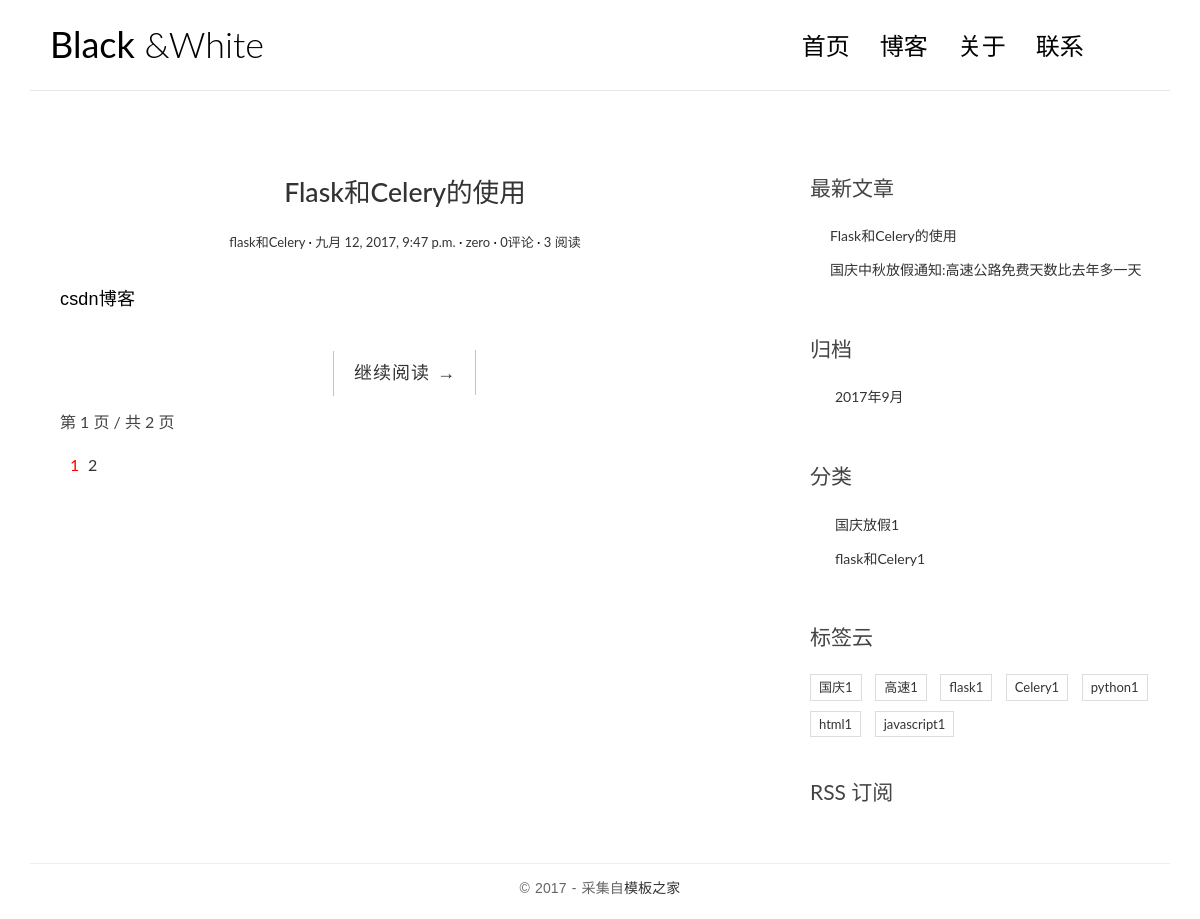
/, run on an earlier commit of the app's database.
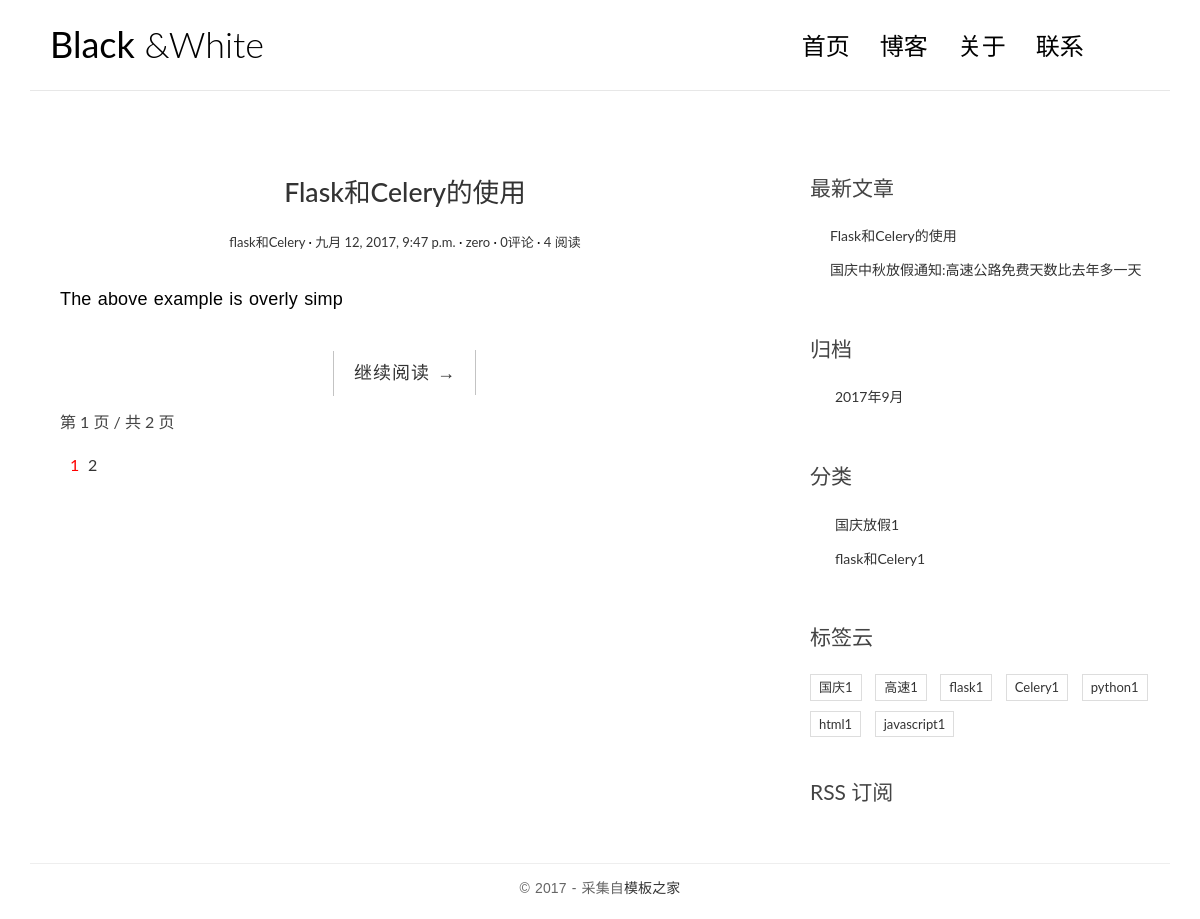
And on a later commit of the database.
### blog/models.py (models this page shows, shortened)
class Post(models.Model):
    title = models.CharField(max_length=64)
    body = models.TextField()
    created_time = models.DateTimeField()
    modified_time = models.DateTimeField()
    excerpt = models.CharField(max_length=256, blank=True)
    category = models.ForeignKey(Category)
    tags = models.ManyToManyField(Tag, blank=True)
    author = models.ForeignKey(User)
    views = models.PositiveIntegerField(default=0)
    class Meta:
        ordering = ['-created_time', '-modified_time']
    def get_absolute_url(self):
        return reverse('blog:detail', kwargs={'pk': self.pk})

class Category(models.Model):
    name = models.CharField(max_length=64)

### blog/views.py (the view, shortened to what this page needs)
# urls.py: url(r'^$', views.IndexView.as_view(), name='index'),
class IndexView(ListView):
    model = Post
    template_name = 'blog/index.html'
    context_object_name = 'post_list'
    paginate_by = 1
    def pagination_data(self, paginator, page, is_paginated):
        if not is_paginated:
            return {}
        first = False
        left_has_more = False
        left = []
        page_number = page.number
        right = []
        right_has_more = False
        last = False
        total_pages = paginator.num_pages
        page_range = paginator.page_range
        if page_number == 1:
            right = page_range[page_number:page_number + 2]
            if right[-1] < total_pages - 1:
                right_has_more = True
            if right[-1] < total_pages:
                last = True
        elif page_number == total_pages:
            left = page_range[(page_number - 3) if (page_number - 3) > 0 else 0:page_number - 1]
            if left[0] > 2:
                left_has_more = True
            if left[0] > 1:
                first = True
        data = {
            'left': left,
            'right': right,
            'left_has_more': left_has_more,
            'right_has_more': right_has_more,
            'first': first,
            'last': last,
        }
        return data
    def get_context_data(self, **kwargs):
        context = super().get_context_data(**kwargs)
        paginator = context.get('paginator')
        page = context.get('page_obj')
        is_paginated = context.get('is_paginated')
        pagination_data = self.pagination_data(paginator, page, is_paginated)
        context.update(pagination_data)
        return context

### blog/templatetags/blog_tags.py (called while the page is built)
@register.simple_tag
def get_recent_posts(num=5):
    return Post.objects.all().order_by('-created_time')[:num]

@register.simple_tag
def archives():
    return Post.objects.dates('created_time','month',order='DESC')

@register.simple_tag
def get_categories():
    return Category.objects.annotate(num_posts=Count('post')).filter(num_posts__gt=0)

@register.simple_tag
def get_tags():
    return Tag.objects.annotate(num_posts=Count('post')).filter(num_posts__gt=0)

### templates/blog/index.html (shortened to what this page needs)
{% extends 'blog/base.html' %}
{% block main %}
{% for post in post_list %}
<article class="post post-{{ post.pk }}">
    <header class="entry-header">
        <h1 class="entry-title">
            <a href="{{ post.get_absolute_url }}">{{ post.title }}</a>
        </h1>
        <div class="entry-meta">
            <span class="post-category"><a href="#">{{ post.category.name }}</a></span>
            <span class="post-date"><a href="#"><time class="entry-date" datetime="{{ post.created_time }}">{{ post.created_time }}</time></a></span>
            <span class="post-author"><a href="#">{{ post.author }}</a></span>
            <span class="comments-link"><a href={{post.get_absolute_url}}#comment-area">{{post.comment_set.count}}评论</a></span>
            <span class="views-count"><a href="#">{{post.views}} 阅读</a></span>
        </div>
    </header>
    <div class="entry-content clearfix">
        <p>{{ post.excerpt }}</p>
        <div class="read-more cl-effect-14">
            <a href="{{ post.get_absolute_url }}" class="more-link">继续阅读 <span class="meta-nav">→</span></a>
        </div>
    </div>
</article>
{% empty %}
<div class="no-post">暂时还没有发布的文章！</div>
{% endfor %}
{% if is_paginated %}
<div class="pagination-simple">
    <span class="current">第 {{page_obj.number}} 页 / 共 {{paginator.num_pages}} 页</span>
</div>
{% endif %}
{% if is_paginated %}
<div class="pagination">
    <ul>
        <li class="current"><a href="?page={{page_obj.number}}">{{page_obj.number}}</a href=""></li>
        {% if right %}
            {% for i in right %}
                <li><a href="?page={{i}}">{{i}}</a></li>
            {% endfor %}
        {% endif %}
    </ul>
</div>
{% endif %}
{% endblock main %}

### templates/blog/base.html (shortened to what the changed rows need)
{% load staticfiles %}
{% load blog_tags %}
<html>
<head>
    <link rel="stylesheet" href="{% static 'blog/css/bootstrap.min.css' %}">
    <link rel="stylesheet" href="{% static 'blog/css/custom.css' %}">
    <link rel="stylesheet" href="{% static 'blog/css/pace.css' %}">
    <link rel="stylesheet" href="{% static 'blog/css/highlights/github.css' %}">
    <link rel="stylesheet" href="http://code.ionicframework.com/ionicons/2.0.1/css/ionicons.min.css">
</head>
<body>
<div class="container">
    <header id="site-header">
        <div class="row">
            <div class="col-md-4 col-sm-5 col-xs-8">
                <div class="logo">
                    <h1><a href="{% url 'blog:index' %}"><b>Black</b> &amp;White</a></h1>
                </div>
            </div>
        </div>
    </header>
</div>
<div class="content-body">
    <div class="container">
        <div class="row">
            <main class="col-md-8">
                {% block main %}
                {% endblock %}
            </main>
            <aside class="col-md-4">
                <div class="widget widget-recent-posts">
                    {% get_recent_posts as recent_post_list %}
                    <ul>
                        {% for post in recent_post_list %}
                        <li>
                            <a href="{{ post.get_absolute_url }}">{{post.title}}</a>
                        </li>
                        {% empty %}
                        没有文章
                        {% endfor %}
                    </ul>
                </div>
                    {% archives as date_list %}
                    {% get_categories as category_list %}
                    {% get_tags as tag_list %}
            </aside>
        </div>
    </div>
</div>
</body>
</html>

What changed in the data, as far as the page shows it:
changed Post "Flask和Celery的使用": views "3" → "4"; excerpt "csdn博客" → "The above example is overly simp"
